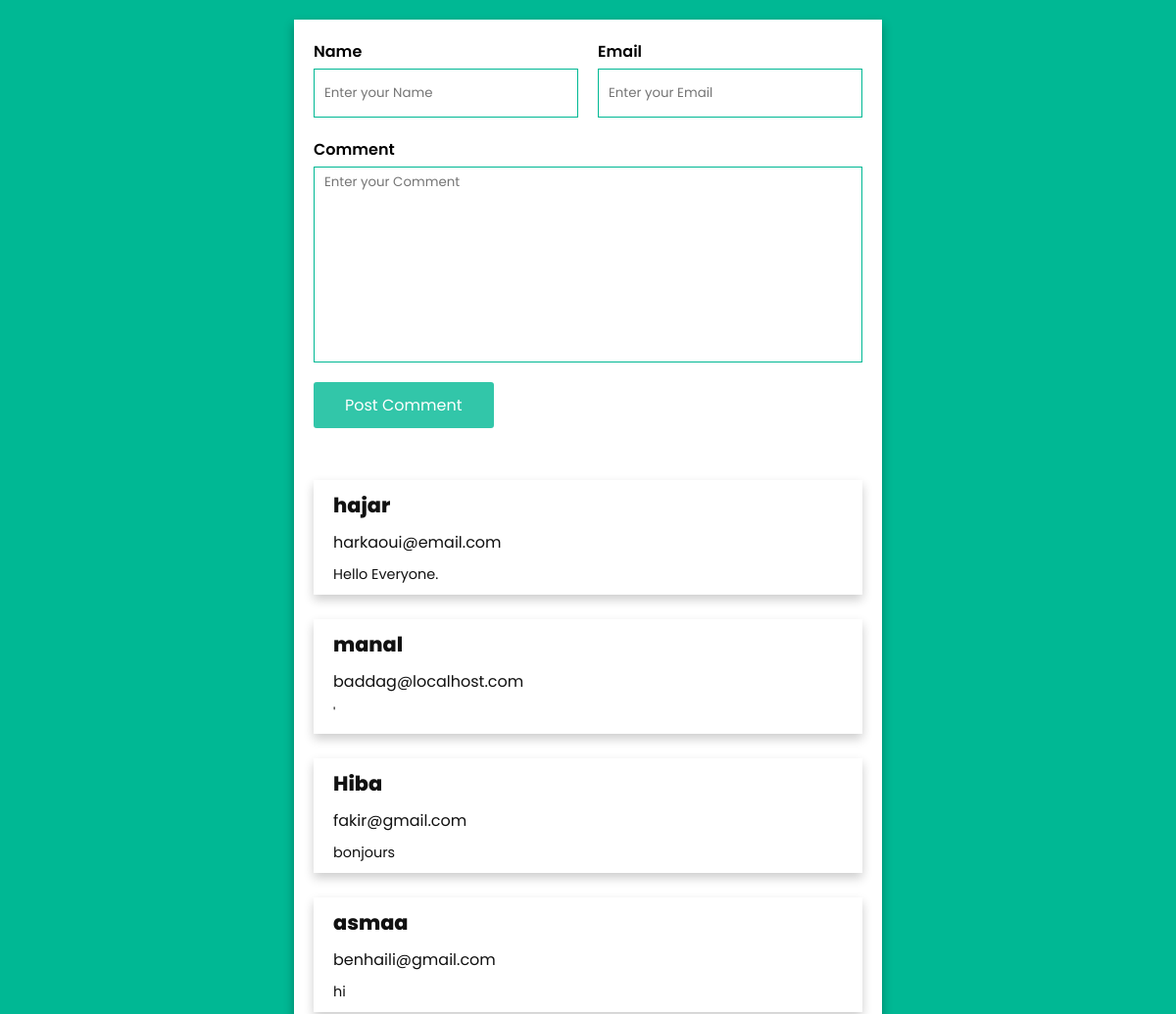
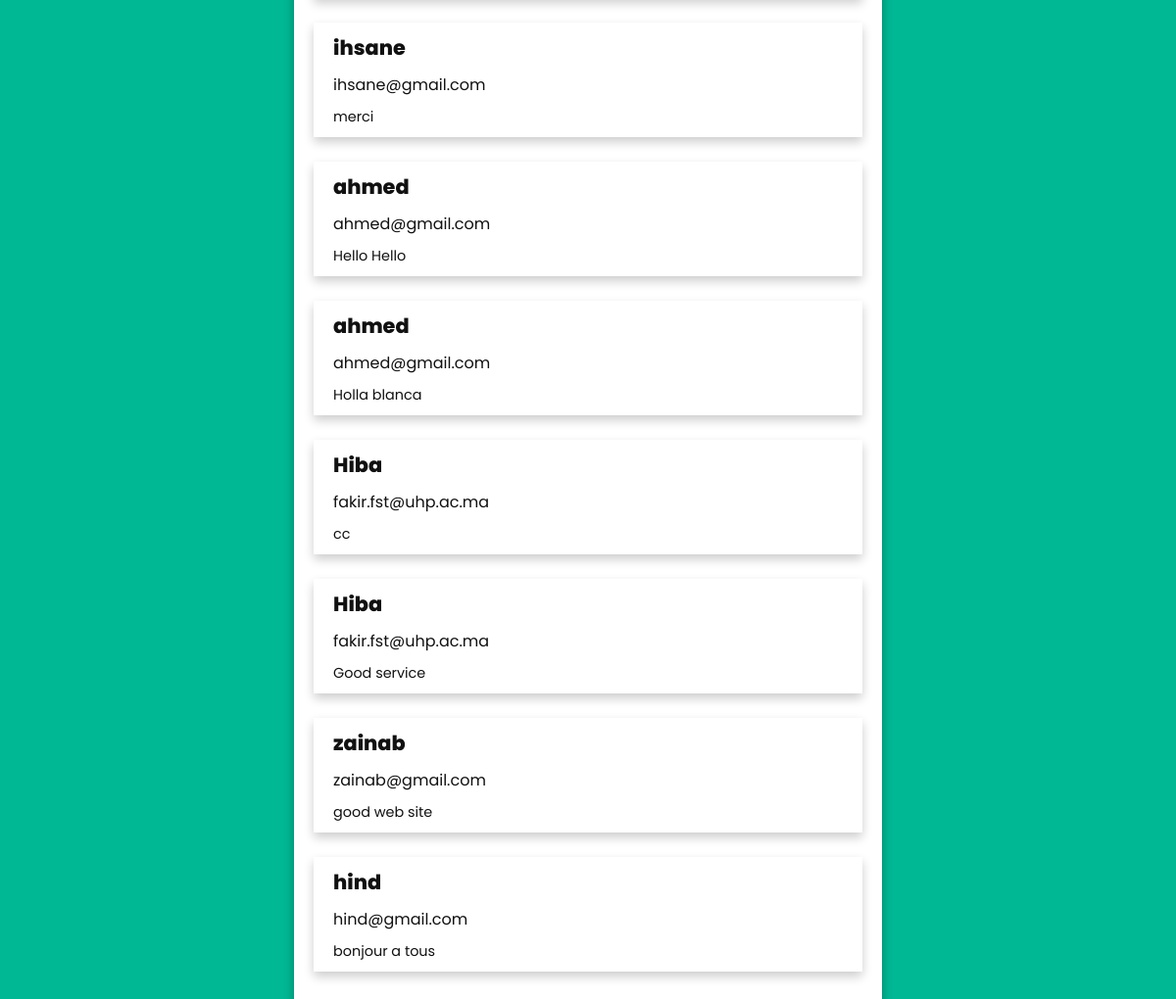
The page /contact.php on the database its author committed (2 pictures, top to bottom).
### tables this page shows
CREATE TABLE `comments` (
  `id` int(11) NOT NULL,
  `name` varchar(255) NOT NULL,
  `email` varchar(255) NOT NULL,
  `comment` mediumtext NOT NULL
);

### contact.php (the view, shortened to what this page needs)
<?php
include 'db.php';
?>
<!DOCTYPE html>
<html>
<head>
	<link rel="stylesheet" type="text/css" href="style12.css">
</head>
<body>
	<div class="wrapper">
		<form action="" method="POST" class="form">
			<div class="row">
				<div class="input-group">
					<label for="name">Name</label>
					<input type="text" name="name" id="name" placeholder="Enter your Name" required>
				</div>
				<div class="input-group">
					<label for="email">Email</label>
					<input type="email" name="email" id="email" placeholder="Enter your Email" required>
				</div>
			</div>
			<div class="input-group textarea">
				<label for="comment">Comment</label>
				<textarea id="comment" name="comment" placeholder="Enter your Comment" required></textarea>
			</div>
			<div class="input-group">
				<button name="submit" class="btn">Post Comment</button>
			</div>
		</form>
		<div class="prev-comments">
			<?php
			$sql = "SELECT * FROM comments";
			$result = mysqli_query($con, $sql);
			if (mysqli_num_rows($result) > 0) {
				while ($row = mysqli_fetch_assoc($result)) {
			?>
			<div class="single-item">
				<h4><?php echo $row['name']; ?></h4>
				<a href="mailto:<?php echo $row['email']; ?>"><?php echo $row['email']; ?></a>
				<p><?php echo $row['comment']; ?></p>
			</div>
			<?php
				}
			}
			?>
		</div>
	</div>
</body>
</html>

### style12.css (style rules this page uses)
* { margin: 0; padding: 0; box-sizing: border-box; font-family: 'Poppins', sans-serif; }
body { width: 100%; min-height: 100vh; display: flex; justify-content: center; align-items: center; flex-direction: column; background: #00b894; }
.wrapper { padding: 20px; background: #FFF; box-shadow: 0 5px 10px rgba(0,0,0,0.3); width: 600px; min-height: 400px; margin: 20px 0; }
.wrapper .row { display: grid; grid-template-columns: repeat(auto-fit, minmax(280px, 1fr)); }
.wrapper .form .row .input-group { padding: 0 10px; display: block; }
.wrapper .form .row .input-group:first-child { padding-left: 0; }
.wrapper .form .row .input-group:last-child { padding-right: 0; }
.wrapper .form .input-group { width: 100%; height: 50px; margin-bottom: 50px; }
.wrapper .form .input-group label { font-weight: 600; margin-bottom: 5px; display: block; }
.wrapper .form .input-group .btn { margin: 20px 0; display: block; padding: .7rem 2rem; opacity: .8; color: #FFF; background: #00b894; border: none; outline: none; border-radius: 3px; cursor: pointer; font-size: 1rem; transition: .3s ease-in; }
.wrapper .form .input-group input, .wrapper .form .input-group textarea { width: 100%; height: 100%; border: 1px solid #00b894; outline: none; padding: 5px 10px; }
.wrapper .form .input-group.textarea { height: 200px; }
.wrapper .form .input-group.textarea textarea { resize: none; }
.wrapper .prev-comments { margin-top: 50px; }
.wrapper .prev-comments .single-item { background: #FFF; box-shadow: 0 5px 10px rgba(0,0,0,0.2); padding: 10px 20px; text-align: left; margin-bottom: 25px; }
.wrapper .prev-comments .single-item h4 { font-size: 1.3rem; font-weight: 800; color: #111; }
.wrapper .prev-comments .single-item a { margin: 10px 0; font-size: 1rem; color: #111; text-decoration: none; display: inline-block; }
.wrapper .prev-comments .single-item p { font-size: .9rem; color: #111; }

### rows shown on the page
comments: name "hajar", email "harkaoui@email.com", comment "Hello Everyone."
comments: name "manal", email "baddag@localhost.com", comment "'"
comments: name "Hiba", email "fakir@gmail.com", comment "bonjours"
comments: name "asmaa", email "benhaili@gmail.com", comment "hi"
comments: name "ihsane", email "ihsane@gmail.com", comment "merci"
comments: name "ahmed", email "ahmed@gmail.com", comment "Hello Hello"
comments: name "ahmed", email "ahmed@gmail.com", comment "Holla blanca"
comments: name "Hiba", email "fakir.fst@uhp.ac.ma", comment "cc"
comments: name "Hiba", email "fakir.fst@uhp.ac.ma", comment "Good service"
comments: name "zainab", email "zainab@gmail.com", comment "good web site"
comments: name "hind", email "hind@gmail.com", comment "bonjour a tous"
